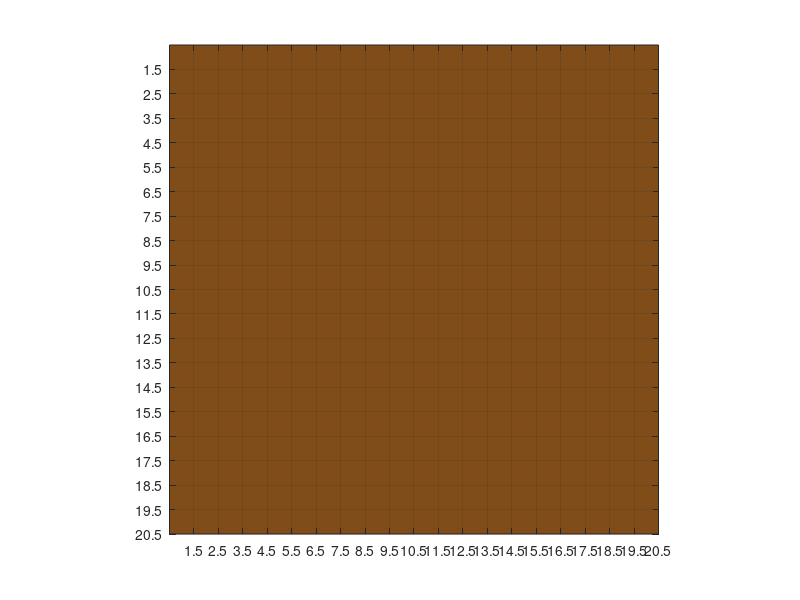

The MATLAB script that drew this image:
function draw_binary_image
% left click: draw wall
% right click: draw floor
% middle click: draw food
% 'p': print ascii map

dims = [20 20];

FLOOR = 3;
WALL = 1;
FOOD = 2;
cmap = [];
cmap(FLOOR,:) = [0.5 0.3 0.1];
cmap(WALL,:) = [0.2 0.2 0.8];
cmap(FOOD,:) = [1 1 1];



map = FLOOR*ones(dims);
clf
ud.h = figure(1)
ud.ax = update_graphics(map,cmap)

ud.cmap = cmap;
ud.isdown = 0;
ud.map = map;
ud.dims = dims;
set(ud.h,'WindowButtonMotionFcn',@motionfun);
set(ud.h,'WindowButtonUpFcn',@upfun);
set(ud.ax,'ButtonDownFcn',@downfun);
set(ud.h,'KeyPressFcn',@kbd_function);

set(ud.h,'UserData',ud);


function kbd_function(src,evnt)
hfig = gcf;
ud = get(hfig,'UserData');
switch evnt.Key
    case 'p'
        print_map(ud.map);
end


function print_map(map)
c = {'%','*','.'};
fprintf('\n\n\nrows %d\ncols %d\nplayers 0\n',size(map,1),size(map,2))
for y=1:size(map,1)
    fprintf('m ');
    for x=1:size(map,2)
        fprintf('%s',c{map(y,x)});
    end
    fprintf('\n');
end

function motionfun(src,eventdata)
ud = get(gcf,'UserData');
if ud.isdown
    do_labeling();
end

function downfun(src,eventdata)
s.normal = 1;
s.extend = 2;
s.alt = 3;
ud = get(gcf,'UserData');
stype = get(get(get(src,'Parent'),'Parent'),'SelectionType');
ud.isdown = s.(stype);
set(gcf,'UserData',ud);
0;

function upfun(src,eventdata)
do_labeling();
ud = get(gcf,'UserData');
ud.isdown = 0;
set(gcf,'UserData',ud);
0;
 
function do_labeling()
ud = get(gcf,'UserData');

%skips race condiiton:
if ~ishandle(ud.ax), return, end

pt = get(get(ud.ax,'Parent'),'CurrentPoint');
pt = round(pt(1,1:2))';
btn = ud.isdown;



if any(pt < 1) || any(pt > ud.dims([2 1])')
    return
end

if ud.map(pt(2),pt(1)) ~= btn
    ud.map(pt(2),pt(1)) = btn;
    ud.ax = update_graphics(ud.map,ud.cmap);
    set(ud.ax,'ButtonDownFcn',@downfun);
end
set(gcf,'UserData',ud);


function ax = update_graphics(map,cmap)
cla
subplot(1,1,1), ax = imagesc(ind2rgb(map,cmap));
colormap(cmap)
axis image
set(gca,'YTick',(1:size(map,1))+0.5)
set(gca,'XTick',(1:size(map,2))+0.5)
grid on
drawnow

